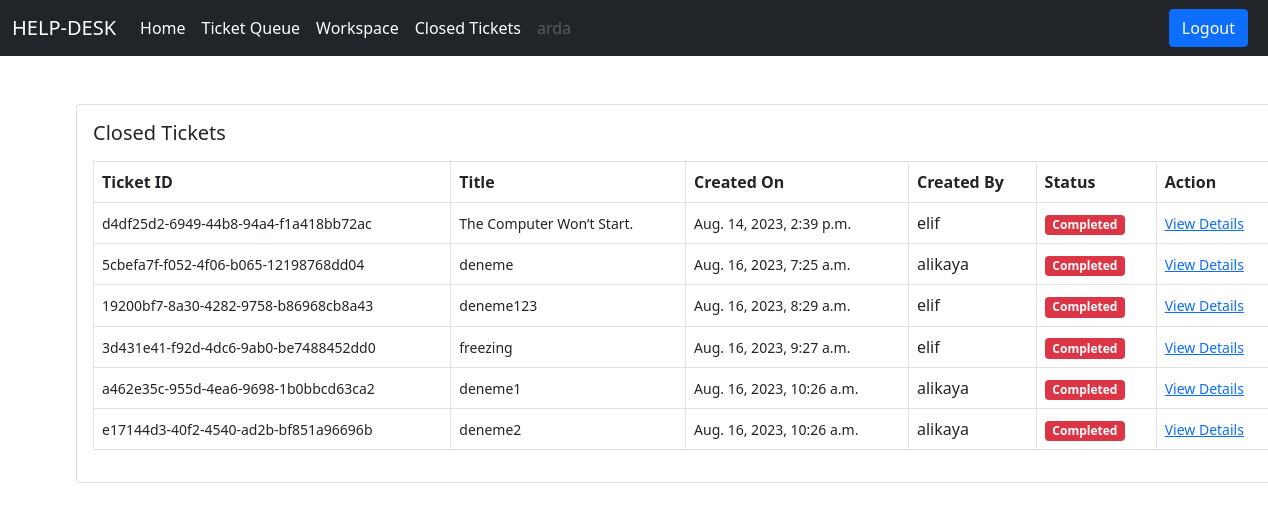
The page /ticket/all-closed-tickets/ (signed in) on the database its author committed.
### users/models.py (models this page shows)
class User(AbstractUser):
    is_customer = models.BooleanField(default=False)
    is_manager = models.BooleanField(default=False)
    def __str__(self):
        return self.username

### ticket/models.py (models this page shows, shortened)
class Ticket(models.Model):
    status_choices = (
        ('Active', 'Active'),
        ('Complated', 'Complated'),
        ('Pending', 'Pending')
    )
    ticket_number = models.UUIDField(default=uuid.uuid4)
    title = models.CharField(max_length=100)
    description = models.TextField()
    created_by = models.ForeignKey(User, on_delete=models.CASCADE, related_name='created_by')
    date_created = models.DateTimeField(auto_now_add=True)
    assigned_to = models.ForeignKey(User, on_delete=models.DO_NOTHING, null=True, blank=True)
    is_resolved = models.BooleanField(default=False)
    accepted_date = models.DateTimeField(null=True, blank=True)
    closed_date = models.DateTimeField(null =True, blank =True)
    ticket_status = models.CharField(max_length=15, choices=status_choices)

### ticket/views.py (the view)
# urls.py: path('all-closed-tickets/', views.all_closed_tickets, name='all-closed-tickets')
@login_required
def all_closed_tickets(request):
    tickets = Ticket.objects.filter(assigned_to = request.user, is_resolved = True)
    context = {'tickets':tickets}
    return render(request, 'ticket/all_closed_tickets.html', context)

### templates/ticket/all_closed_tickets.html
{% extends 'base.html' %}
{% block content %}
<div class="card mx-auto" style="width: 76rem;">
    <div class="card-body">
        <h5 class="card-title mb-3">Closed Tickets</h5>
        <table class="table table-bordered">
            <thead>
                <tr>
                    <th scope="col">Ticket ID</th>
                    <th scope="col">Title</th>
                    <th scope="col">Created On</th>
                    <th scope="col">Created By</th>
                    <th scope="col">Status</th>
                    <th scope="col">Action</th>
                </tr>
            </thead>
            <tbody>
                {% for ticket in tickets %}
                <tr>
                    <td><small>{{ticket.ticket_number}}</small></td>
                    <td><small>{{ticket.title}}</small></td>
                    <td><small>{{ticket.date_created}}</small></td>
                    <td>{{ticket.created_by}}</td>
                    {% if ticket.ticket_status == 'Active' %}
                    <td><span class="badge bg-success">Active</span></td>
                    {% elif ticket.ticket_status == 'Pending' %}
                    <td><span class="badge bg-warning">Pending</span></td>
                    {% elif ticket.ticket_status == 'Completed' %}
                    <td><span class="badge bg-danger">Completed</span></td>
                    {% endif %}
                    <td><small><a href="{% url 'ticket-details' ticket.pk %}">View Details</a></small></td>
                </tr>
                {% endfor %}
            </tbody>
        </table>
    </div>
</div>
{% endblock content %}

### templates/base.html (shortened to what this page needs)
<!DOCTYPE html>
<html lang="en">
<head>
    <link href="https://cdn.jsdelivr.net/npm/bootstrap@5.0.2/dist/css/bootstrap.min.css" rel="stylesheet"
>
</head>
<body>
    {% if request.user.is_customer %}
    <nav class="navbar navbar-expand-lg navbar-dark bg-dark">
        <div class="container-fluid">
            <a class="navbar-brand" href="/">HELP-DESK</a>
            <button class="navbar-toggler" type="button" data-bs-toggle="collapse"
                data-bs-target="#navbarSupportedContent" aria-controls="navbarSupportedContent" aria-expanded="false"
                aria-label="Toggle navigation">
                <span class="navbar-toggler-icon"></span>
            </button>
            <div class="collapse navbar-collapse" id="navbarSupportedContent">
                <ul class="navbar-nav me-auto mb-2 mb-lg-0">
                    <li class="nav-item">
                        <a class="nav-link active" aria-current="page" href="/">Home</a>
                    </li>
                    <li class="nav-item">
                        <a class="nav-link active" href="{% url 'create-ticket' %}">Create Ticket</a>
                    </li>
                    <li class="nav-item">
                        <a class="nav-link active" aria-current="page" href="{% url 'all-tickets' %}">View Tickets</a>
                    </li>
                    <li class="nav-item">
                        <a class="nav-link disabled" href="#" tabindex="-1"
                            aria-disabled="true">{{request.user.username}}</a>
                    </li>
                </ul>
                <a href="{% url 'logout' %}" class="btn btn-primary me-2">Logout</a>
            </div>
        </div>
    </nav>
    {% elif request.user.is_manager %}
    <nav class="navbar navbar-expand-lg navbar-dark bg-dark">
        <div class="container-fluid">
            <a class="navbar-brand" href="/">HELP-DESK</a>
            <div class="collapse navbar-collapse" id="navbarSupportedContent">
                <ul class="navbar-nav me-auto mb-2 mb-lg-0">
                    <li class="nav-item">
                        <a class="nav-link active" aria-current="page" href="/">Home</a>
                    </li>
                    <li class="nav-item">
                        <a class="nav-link active" href="{% url 'ticket-queue' %}">Ticket Queue</a>
                    </li>
                    <li class="nav-item">
                        <a class="nav-link active" href="{% url 'workspace' %}">Workspace</a>
                    </li>
                    <li class="nav-item">
                        <a class="nav-link active" href="{% url 'all-closed-tickets' %}">Closed Tickets</a>
                    </li>
                    <li class="nav-item">
                        <a class="nav-link disabled" href="#" tabindex="-1"
                            aria-disabled="true">{{request.user.username}}</a>
                    </li>
                </ul>
                <a href="{% url 'logout' %}" class="btn btn-primary me-2">Logout</a>
            </div>
        </div>
    </nav>
    {% endif%}
    <div class="container mt-5">
        {% block content %}
        {% endblock content %}
    </div>
</body>
</html>

### rows shown on the page
User: user.username "arda"
Ticket: ticket_number "d4df25d2-6949-44b8-94a4-f1a418bb72ac", title "The Computer Won’t Start.", date_created "Aug. 14, 2023, 2:39 p.m.", created_by "elif", ticket_status "Completed"
Ticket: ticket_number "5cbefa7f-f052-4f06-b065-12198768dd04", title "deneme", date_created "Aug. 16, 2023, 7:25 a.m.", created_by "alikaya", ticket_status "Completed"
Ticket: ticket_number "19200bf7-8a30-4282-9758-b86968cb8a43", title "deneme123", date_created "Aug. 16, 2023, 8:29 a.m.", created_by "elif", ticket_status "Completed"
Ticket: ticket_number "3d431e41-f92d-4dc6-9ab0-be7488452dd0", title "freezing", date_created "Aug. 16, 2023, 9:27 a.m.", created_by "elif", ticket_status "Completed"
Ticket: ticket_number "a462e35c-955d-4ea6-9698-1b0bbcd63ca2", title "deneme1", date_created "Aug. 16, 2023, 10:26 a.m.", created_by "alikaya", ticket_status "Completed"
Ticket: ticket_number "e17144d3-40f2-4540-ad2b-bf851a96696b", title "deneme2", date_created "Aug. 16, 2023, 10:26 a.m.", created_by "alikaya", ticket_status "Completed"
